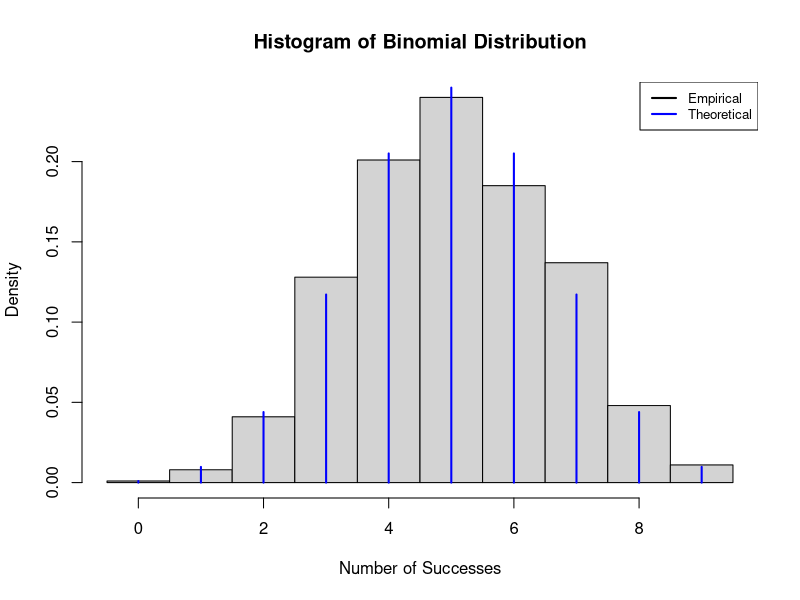

Here is the R script that generated this plot:
# Clear objects from Memory :
rm(list=ls())
#Clear Console:
cat("\014")

# Example of creating a binomial distribution

# Set the seed for randomization
set.seed(as.numeric(Sys.time()))

# Parameters for the binomial distribution
n <- 10    # Number of trials
p <- 0.5   # Probability of success

# Generate random data from a binomial distribution
data <- rbinom(1000, size = n, prob = p)

# Plot a histogram of the data
hist(data, breaks = seq(min(data)-0.5, max(data)+0.5), freq = FALSE, main = "Histogram of Binomial Distribution",
     xlab = "Number of Successes", ylab = "Density")

# Calculate the theoretical probabilities
x <- 0:n    # Possible number of successes
probabilities <- dbinom(x, size = n, prob = p)

# Overlay the theoretical probabilities as a bar plot
points(x, probabilities, type = "h", col = "blue", lwd = 2)

# Add a legend
legend("topright", legend = c("Empirical", "Theoretical"), col = c("black", "blue"), lwd = 2, cex = 0.8)
